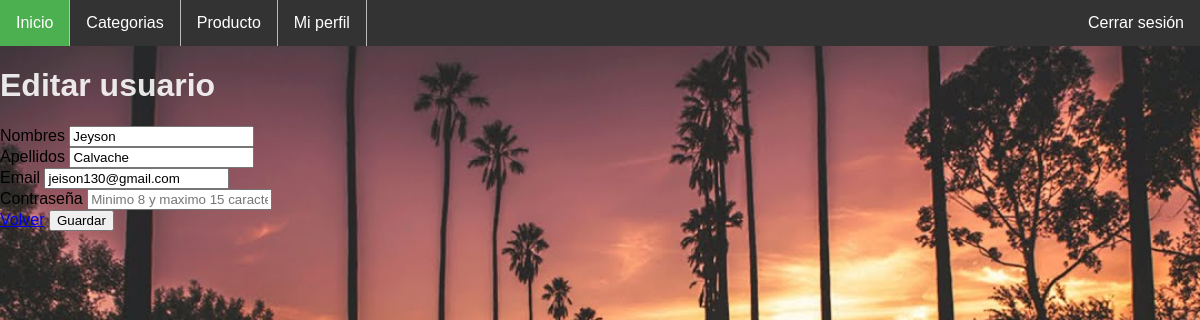
Screenshot of /usuarios/editar/1 with the database file from the repository.
### tables this page shows
CREATE TABLE "usuarios" (
	"id"	INTEGER NOT NULL,
	"nombres"	TEXT NOT NULL,
	"apellidos"	TEXT,
	"email"	TEXT NOT NULL UNIQUE,
	"password"	TEXT NOT NULL,
	PRIMARY KEY("id" AUTOINCREMENT)
);

### app.py (the view, shortened to what this page needs)
@app.route('/usuarios/editar/<int:id>', methods=['GET', 'POST'])
def editar_usuario(id):
    if request.method == 'GET':
        usuario = db.execute('select * from usuarios where id = ?', (id,)).fetchone()
        return render_template('usuarios/editar.html', usuario=usuario)

### templates/usuarios/editar.html
{% extends 'layouts/base.html' %} {% block title %} Crear usuario {% endblock %}
{% block content %}
<form action="{{ url_for('editar_usuario', id=usuario[0]) }}" method="POST">
  <div class="title-page">
    <h1>Editar usuario</h1>
  </div>
  <div class="form-group">
    <label for="nombres">Nombres</label>
    <input type="text" id="nombres"
        name="nombres" class="form-control"
        value="{{ usuario[1] }}"/>
  </div>
  <div class="form-group">
    <label for="apellidos">Apellidos</label>
    <input type="text" id="apellidos"
        name="apellidos" class="form-control"
        value="{{ usuario[2] }}"/>
  </div>
  <div class="form-group">
    <label for="email">Email</label>
    <input type="email" id="email" name="email"
        class="form-control"
        value="{{ usuario[3] }}"/>
  </div>
  <div class="form-group">
    <label for="password">Contraseña</label>
    <input type="password" placeholder="Minimo 8 y maximo 15 caracteres" id="password" name="password" class="form-control" />
  </div>
  <div class="footer-page">
    <a href="{{ url_for('usuarios') }}" class="btn">Volver</a>
    <button type="submit" class="btn btn-success">Guardar</button>
  </div>
</form>
{% endblock %}

### static/main.css (style rules this page uses)
body { margin: 0; padding: 0; background: url(img2.jpg) no-repeat center top; background-size: cover; font-family: sans-serif; height: 100vh; background-attachment: fixed; }
h1,h2,h3,h4,h5 { color: rgba(255, 255, 255, 0.884); }

### rows the page displays
usuarios: nombres "Jeyson", apellidos "Calvache", email "jeison130@gmail.com"
